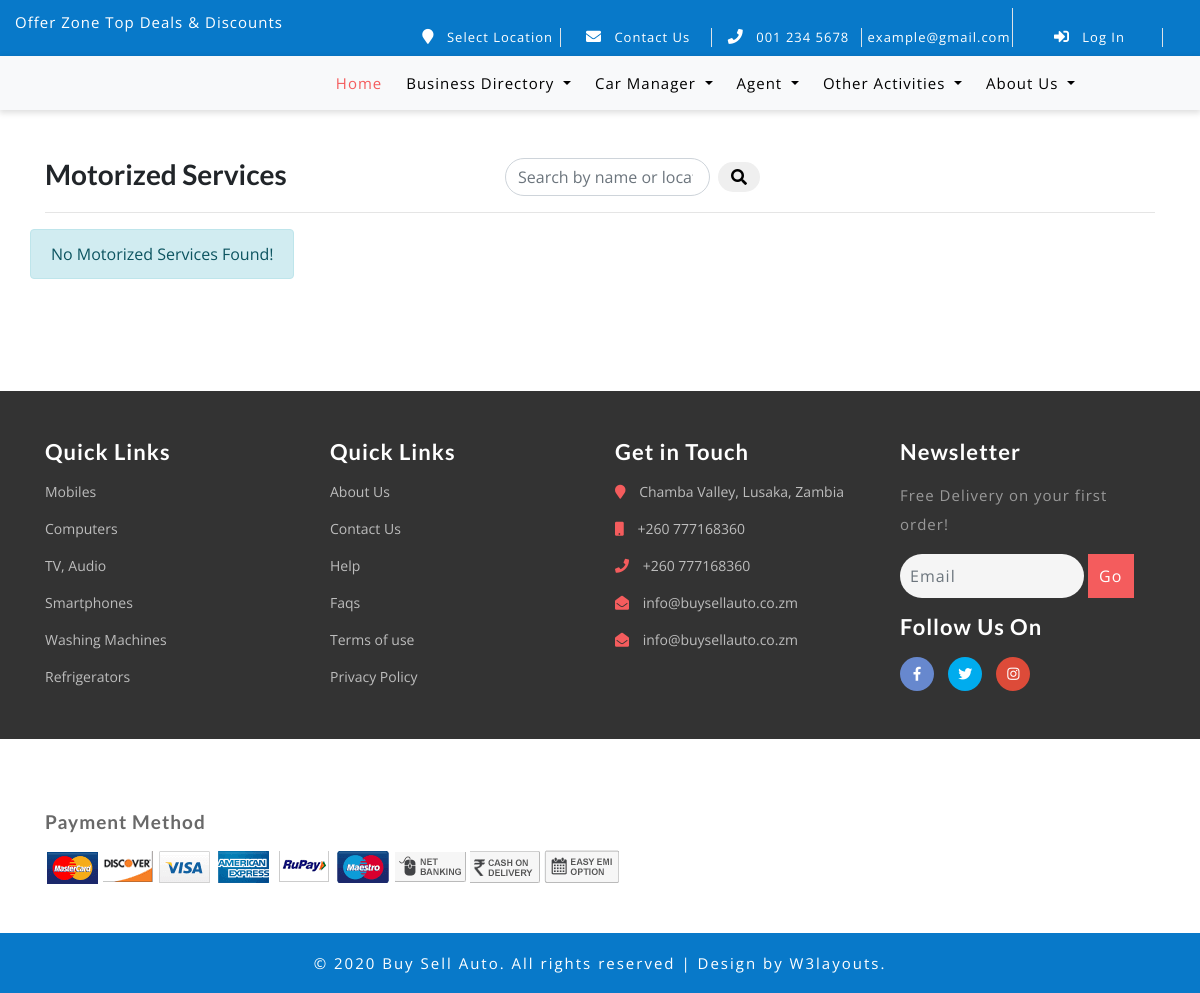
/motorized-services/, run on an earlier commit of the app's database.
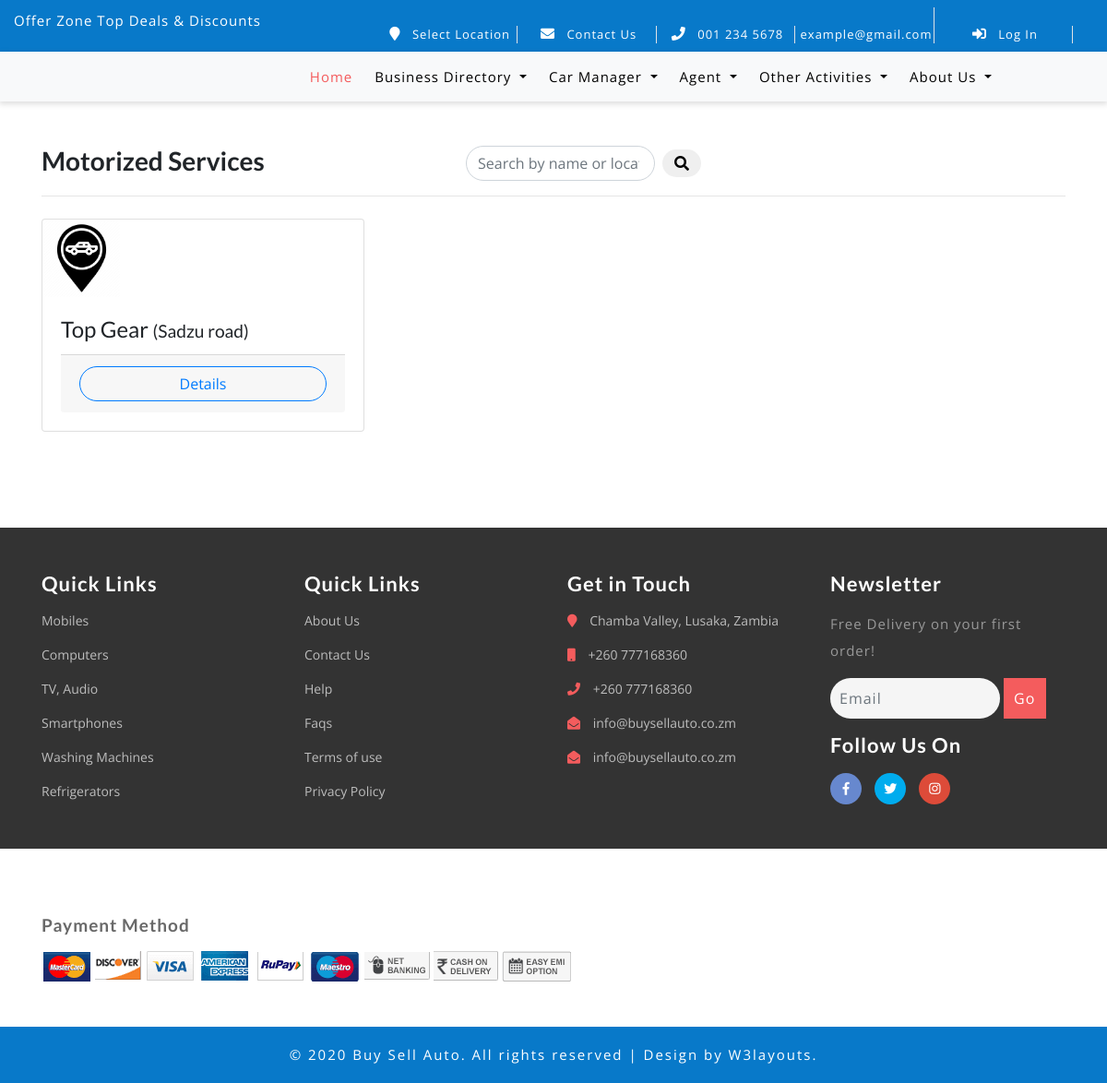
And on a later commit of the database.
### aboutus/models.py (models this page shows, shortened)
class CompanyContactDetails(models.Model):
    location = models.CharField('Company Location', max_length=1000, null=True, blank=True,)
    mobile = models.CharField('Mobile Phone Number', max_length=200, null=True, blank=True, help_text='(E.g) +260970000000')
    telephone = models.CharField('Telephone Number', max_length=200, null=True, blank=True, help_text='(E.g) +(0121) 121 122')
    emailaddress1 = models.CharField('Email Address1', max_length=200, null=True, blank=True, help_text='(E.g) info@example1.com')
    emailaddress2 = models.CharField('Email Address2', max_length=200, null=True, blank=True, help_text='(E.g) info@example1.com')
    class Meta:
        verbose_name = 'Company Contact Detail'
        verbose_name_plural = 'Company Contact Details'

class CompanySocialMediaLinks(models.Model):
    facebook = models.URLField('Facebook Page Url', null=True, blank=True)
    twitter = models.URLField('Twitter Page Url', null=True, blank=True)
    instagram = models.URLField('Instagram Page Url', null=True, blank=True)
    class Meta:
        verbose_name = 'Company Social Media Link'
        verbose_name_plural = 'Company Social Media Links'

### businessdirectory/models.py (models this page shows, shortened)
class MotorisedService(models.Model):
    name = models.CharField("Name", max_length=200)
    slug = models.SlugField(unique=True, default='', db_index=True)
    city = models.ForeignKey(Location, verbose_name='City/Town', default='', on_delete=models.CASCADE)
    location = models.CharField('Location', max_length=200, )
    picture = models.ImageField(upload_to='motorizedservices/%Y/%m/%d', null=True, blank=True)
    coordinates = models.CharField('Coordinates', null=True, blank=True, max_length=200, default='',
                                   help_text='Check name of the place on google maps or can use latitude and longitude (lati,longi)')
    contact = models.CharField('Contact', max_length=200, null=True, blank=True)
    website_link = models.URLField(null=True, blank=True, help_text='Optional')
    def picture_tag(self):
        if self.picture:
            return mark_safe('<img src="%s" style="width: 50px; height: 50px;"/>' % self.picture.url)
        else:
            return 'No image found!'
    picture_tag.short_description = 'Image'

### businessdirectory/views.py (the view)
# urls.py: path('motorized-services/', views.motorized_services_list, name='motorized_services_list'),
def motorized_services_list(request,):
    motorized_services = MotorisedService.objects.all()
    companycontactdetails = CompanyContactDetails.objects.all()
    companysocialmedialinks = CompanySocialMediaLinks.objects.all()
    location = Location.objects.all()
    event_types = EventType.objects.all()
    clearing_agents = Agent.objects.filter(agent_type__agent_type='Clearing Agent')
    keywords = request.GET.get('q')
    if keywords:
        motorized_services = motorized_services.filter(
            Q(name__icontains=keywords) | Q(location__icontains=keywords) |
            Q(city__location_name__icontains=keywords))
    return render(request, 'businessdirectory/motorized_services/motorized_services_list.html',
                  {
                      'motorized_services': motorized_services,
                      'keywords': keywords,
                      'companycontactdetails': companycontactdetails,
                      'companysocialmedialinks': companysocialmedialinks,
                      'location': location,
                      'event_types': event_types,
                      'clearing_agents': clearing_agents,
                  })

### store/models.py (called while the page is built)
    def __str__(self):
        return self.event_name

### store/templates/businessdirectory/motorized_services/motorized_services_list.html (shortened to what this page needs)
{% extends 'store/base.html' %}
{% load static %}
{% block content %}
    <div class="container">
        <div class="header row inline-group">
            <h3 class="col-sm-5 font-weight-bold pull-left">Motorized Services</h3>
            <form class="form-inline" action="{% url 'motorized_services_list' %}" method="GET">
                {% if keywords %}
                    <input class="form-control mr-sm-2" name="q" value="{{ keywords }}" type="search"
                           placeholder="Search by name or location"
                           aria-label="Search" required>
                {% else %}
                    <input class="form-control mr-sm-2" name="q" type="search"
                           placeholder="Search by name or location"
                           aria-label="Search" required>
                {% endif %}
                <button class="btn my-2 my-sm-0 fa fa-search" type="submit"></button>
            </form>
        </div>
        <hr>
        <div class="row">
            {% for motorized_service in motorized_services %}
                <div class="col-sm-4 py-2">
                    <div class="card h-100 text-black-50">
                        {% if motorized_service.picture %}
                            <img class="card-img-top img-fluid img-responsive" alt="Product"
                                 src="{{ motorized_service.picture.url }}"/>
                        {% else %}
                            <img class="card-img-top img-fluid img-responsive" alt="Product"
                                 src="{% static 'img/motorized_service_thumbnail.png' %}"
                            style="height: 85px; width: 85px;"/>
                        {% endif %}
                        <div class="card-body justify-content-center">
                            <h4 class="card-title">
                                {{ motorized_service.name | capfirst }} <small class="card-text"> ({{ motorized_service.location }})</small>
                            </h4>
                            <div class="card-footer">
                                <a title="Click to view Map"
                                   href="{% url 'motorized_service_detail' motorized_service.slug %}"
                                   class="btn btn-block btn-outline-primary">Details</a>
                            </div>
                        </div>
                    </div>
                </div>
            {% empty %}
                <center>
                    <div class="alert alert-info justify-content-center">No Motorized Services Found!</div>
                </center>
            {% endfor %}
        </div>
    </div>
{% endblock %}

### store/templates/store/base.html (shortened to what the changed rows need)
{% load static %}
<!DOCTYPE html>
<html lang="en">
<head>
    <link href="{% static 'store/css/bootstrap.css' %}" rel="stylesheet" type="text/css" media="all"/>
    <link href="{% static 'store/css/style.css' %}" rel="stylesheet" type="text/css" media="all"/>
    <link href="{% static 'store/css/other/styles.css' %}" rel="stylesheet" type="text/css" media="all"/>
    <link rel="stylesheet" href="{% static 'store/css/fontawesome-all.css' %}">
    <link href="{% static 'store/css/popuo-box.css' %}" rel="stylesheet" type="text/css" media="all"/>
    <link href="{% static 'store/css/menu.css' %}" rel="stylesheet" type="text/css" media="all"/>
</head>
<body>
{% block topheader %}
    <br><br>
{% endblock %}
{% block content %}
{% endblock %}
</body>
{% block footer %}
    <footer>
        <div class="w3l-middlefooter-sec">
            <div class="container py-md-5 py-sm-4 py-3">
                <div class="row footer-info w3-agileits-info">
                    <div class="col-md-3 col-sm-6 footer-grids mt-md-0 mt-4">
                        <ul>
                            {% for companycontactdetail in companycontactdetails %}
                                <li class="mb-3">
                                    <i class="fas fa-map-marker"></i> {{ companycontactdetail.location }}
                                </li>
                                <li class="mb-3">
                                    <i class="fas fa-mobile"></i> {{ companycontactdetail.mobile }}
                                </li>
                                <li class="mb-3">
                                    <i class="fas fa-phone"></i> {{ companycontactdetail.telephone }}
                                </li>
                                <li class="mb-3">
                                    <i class="fas fa-envelope-open"></i>
                                    <a href="mailto:example@mail.com"> {{ companycontactdetail.emailaddress1 }}</a>
                                </li>
                                <li>
                                    <i class="fas fa-envelope-open"></i>
                                    <a href="mailto:example@mail.com"> {{ companycontactdetail.emailaddress2 }}</a>
                                </li>
                            {% endfor %}
                        </ul>
                    </div>
                    <div class="col-md-3 col-sm-6 footer-grids w3l-agileits mt-md-0 mt-4">
                        <div class="footer-grids  w3l-socialmk mt-3">
                            <div class="social">
                                <ul>
                                    {% for socialmedialink in companysocialmedialinks %}
                                        <li>
                                            <a class="icon fb" href="{{ socialmedialink.facebook }}">
                                                <i class="fab fa-facebook-f"></i>
                                            </a>
                                        </li>
                                        <li>
                                            <a class="icon tw" href="{{ socialmedialink.twitter }}">
                                                <i class="fab fa-twitter"></i>
                                            </a>
                                        </li>
                                        <li>
                                            <a class="icon gp" href="{{ socialmedialink.instagram }}">
                                                <i class="fab fa-instagram"></i>
                                            </a>
                                        </li>
                                    {% endfor %}
                                </ul>
                            </div>
                        </div>
                    </div>
                </div>
            </div>
        </div>
    </footer>
{% endblock %}
</html>

What changed in the data, as far as the page shows it:
added MotorisedService: name "Top Gear", location "Sadzu road"
Also different on the page:
text no longer shown: "No Motorized Services Found!"
